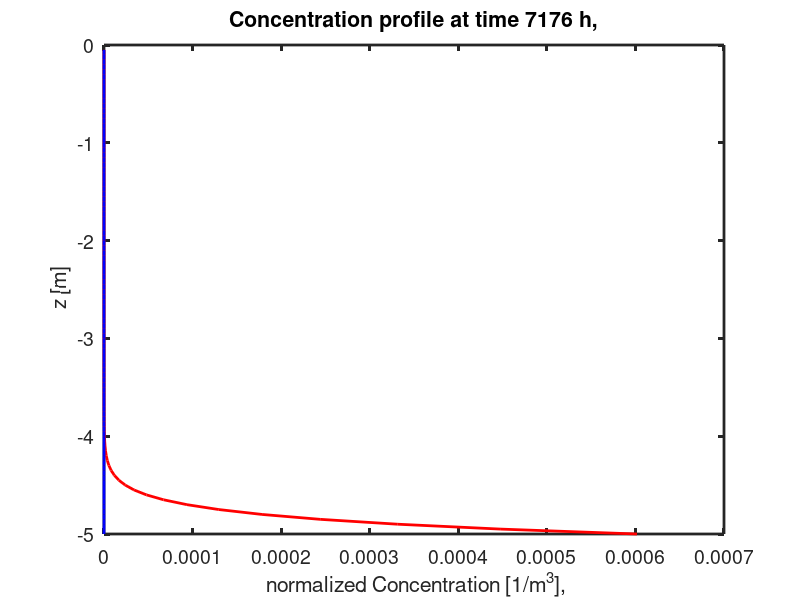
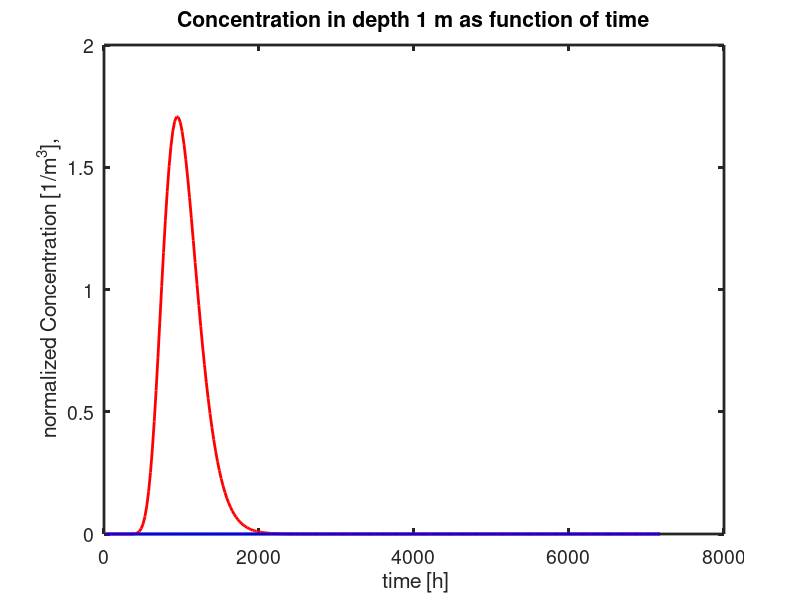

These charts were generated, in order, by the following MATLAB code:
     % Simulates solute transport under steady state conditions

clear all;
close all;

% set model parameters
D=7.9e-9;    % dispersion coefficient m^2/s -> come from tracer experiments (method of moments)
v=1e-7/0.35 ;    % average transport velocity m/s -> come from tracer experiments (method of moments)
R=7.2; % Bromoxynil (values from PDB data base, maximum KF,)
DT50=(8*86400); % DT 50 in days from PDB Data base
lambda=log(2)/DT50; 
Z_fix=1;   % select depth for plotting C(Z_fix,time)
dt= 1*86400;% timestep with in s
max_time= 300*86400; % maximum transport time s
dz=0.05; %grid  size m
maxz=5; %maximum depth m
z_crit=Z_fix; %critical depth

z=[0+dz:dz:maxz]'; % simulation grid
C_sim_cons=zeros(length(z),floor(max_time/dt)); % transport of the conservative tracer allocate memory
C_sim_ret=zeros(length(z),floor(max_time/dt)); % transport of the conservative tracer allocate memory

%time=zeros((max_time/dt),1);

% Initialise transport time
t_trans=0; %s

figure;
n=1; %set counter for movieframe

while t_trans < max_time;
time(n)=t_trans;
for i=1:length(z)
   C_sim_cons(i,n)=1/(sqrt(4*pi*D*t_trans))...
       *exp(-(z(i)-v*t_trans)^2/(4*D*t_trans));
   C_sim_ret(i,n)=1/(sqrt(4*pi*D/R*t_trans))...
       *exp(-(z(i)-v/R*t_trans)^2/(4*D/R*t_trans))*exp(-lambda*t_trans);
end

plot(C_sim_cons(:,n),-z,'r-','linewidth',2);
hold on;
plot(C_sim_ret(:,n),-z,'b-','linewidth',2);
hold off;
xlabel(' normalized Concentration [1/m^3],','fontsize',14);
ylabel(' z [m]','fontsize',14);
title(['Concentration profile at time ' num2str(t_trans/3600) ' h,'],'fontsize',14);
set(gca,'fontsize',14,'linewidth',2);
t_trans=t_trans+dt;  % increase transport time 

Mbla(n)=getframe;                  %Frame to capture a movie (sequence of plots) --> if not, plots are not visualized during runtime
n=n+1;                             %increase counter for movieframe
end

idepth=find(abs(z-Z_fix) <0.01);

figure;
h2=plot(time(:)/3600,C_sim_cons(idepth,:),'r-','linewidth',2);
hold on;
h3=plot(time(:)/3600,C_sim_ret(idepth,:),'b-','linewidth',2);
title(['Concentration in depth ' num2str(Z_fix) ' m as function of time'],'fontsize',14);
xlabel(' time [h]','fontsize',14);
ylabel(' normalized Concentration [1/m^3],','fontsize',14);
set(gca,'fontsize',14,'linewidth',2);
